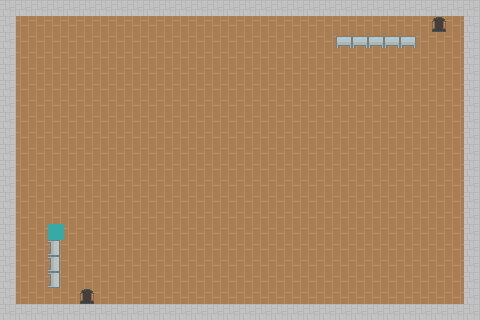

Below is a game level as drawn by its tile map, then a one-line description and the .tmx file that defines it, in full:
An orthogonal 30x20 tile map with 16x16 px tiles, 5 tile layers (Ground, Wall, Counter, Door, ...).

<map version="1.2" tiledversion="1.2.1" orientation="orthogonal" renderorder="right-down" width="30" height="20" tilewidth="16" tileheight="16" infinite="0" nextlayerid="9" nextobjectid="1">
 <tileset firstgid="1" name="TilePerso" tilewidth="16" tileheight="16" tilecount="28" columns="28">
  <image source="TilePerso.png" trans="ff00ff" width="448" height="16" />
 </tileset>
 <layer id="1" name="Ground" width="30" height="20" locked="1">
  <data encoding="csv">
0,0,0,0,0,0,0,0,0,0,0,0,0,0,0,0,0,0,0,0,0,0,0,0,0,0,0,0,0,0,
0,2,2,2,2,2,2,2,2,2,2,2,2,2,2,2,2,2,2,2,2,2,2,2,2,2,2,2,2,0,
0,2,2,2,2,2,2,2,2,2,2,2,2,2,2,2,2,2,2,2,2,2,2,2,2,2,2,2,2,0,
0,2,2,2,2,2,2,2,2,2,2,2,2,2,2,2,2,2,2,2,2,2,2,2,2,2,2,2,2,0,
0,2,2,2,2,2,2,2,2,2,2,2,2,2,2,2,2,2,2,2,2,2,2,2,2,2,2,2,2,0,
0,2,2,2,2,2,2,2,2,2,2,2,2,2,2,2,2,2,2,2,2,2,2,2,2,2,2,2,2,0,
0,2,2,2,2,2,2,2,2,2,2,2,2,2,2,2,2,2,2,2,2,2,2,2,2,2,2,2,2,0,
0,2,2,2,2,2,2,2,2,2,2,2,2,2,2,2,2,2,2,2,2,2,2,2,2,2,2,2,2,0,
0,2,2,2,2,2,2,2,2,2,2,2,2,2,2,2,2,2,2,2,2,2,2,2,2,2,2,2,2,0,
0,2,2,2,2,2,2,2,2,2,2,2,2,2,2,2,2,2,2,2,2,2,2,2,2,2,2,2,2,0,
0,2,2,2,2,2,2,2,2,2,2,2,2,2,2,2,2,2,2,2,2,2,2,2,2,2,2,2,2,0,
0,2,2,2,2,2,2,2,2,2,2,2,2,2,2,2,2,2,2,2,2,2,2,2,2,2,2,2,2,0,
0,2,2,2,2,2,2,2,2,2,2,2,2,2,2,2,2,2,2,2,2,2,2,2,2,2,2,2,2,0,
0,2,2,2,2,2,2,2,2,2,2,2,2,2,2,2,2,2,2,2,2,2,2,2,2,2,2,2,2,0,
0,2,2,2,2,2,2,2,2,2,2,2,2,2,2,2,2,2,2,2,2,2,2,2,2,2,2,2,2,0,
0,2,2,2,2,2,2,2,2,2,2,2,2,2,2,2,2,2,2,2,2,2,2,2,2,2,2,2,2,0,
0,2,2,2,2,2,2,2,2,2,2,2,2,2,2,2,2,2,2,2,2,2,2,2,2,2,2,2,2,0,
0,2,2,2,2,2,2,2,2,2,2,2,2,2,2,2,2,2,2,2,2,2,2,2,2,2,2,2,2,0,
0,2,2,2,2,2,2,2,2,2,2,2,2,2,2,2,2,2,2,2,2,2,2,2,2,2,2,2,2,0,
0,0,0,0,0,0,0,0,0,0,0,0,0,0,0,0,0,0,0,0,0,0,0,0,0,0,0,0,0,0
</data>
 </layer>
 <layer id="2" name="Wall" width="30" height="20" locked="1">
  <data encoding="csv">
2684354563,2684354563,2684354563,2684354563,2684354563,2684354563,2684354563,2684354563,2684354563,2684354563,2684354563,2684354563,2684354563,2684354563,2684354563,2684354563,2684354563,2684354563,2684354563,2684354563,2684354563,2684354563,2684354563,2684354563,2684354563,2684354563,2684354563,2684354563,2684354563,2684354563,
2684354563,0,0,0,0,0,0,0,0,0,0,0,0,0,0,0,0,0,0,0,0,0,0,0,0,0,0,0,0,2684354563,
2684354563,0,0,0,0,0,0,0,0,0,0,0,0,0,0,0,0,0,0,0,0,0,0,0,0,0,0,0,0,2684354563,
2684354563,0,0,0,0,0,0,0,0,0,0,0,0,0,0,0,0,0,0,0,0,0,0,0,0,0,0,0,0,2684354563,
2684354563,0,0,0,0,0,0,0,0,0,0,0,0,0,0,0,0,0,0,0,0,0,0,0,0,0,0,0,0,2684354563,
2684354563,0,0,0,0,0,0,0,0,0,0,0,0,0,0,0,0,0,0,0,0,0,0,0,0,0,0,0,0,2684354563,
2684354563,0,0,0,0,0,0,0,0,0,0,0,0,0,0,0,0,0,0,0,0,0,0,0,0,0,0,0,0,2684354563,
2684354563,0,0,0,0,0,0,0,0,0,0,0,0,0,0,0,0,0,0,0,0,0,0,0,0,0,0,0,0,2684354563,
2684354563,0,0,0,0,0,0,0,0,0,0,0,0,0,0,0,0,0,0,0,0,0,0,0,0,0,0,0,0,2684354563,
2684354563,0,0,0,0,0,0,0,0,0,0,0,0,0,0,0,0,0,0,0,0,0,0,0,0,0,0,0,0,2684354563,
2684354563,0,0,0,0,0,0,0,0,0,0,0,0,0,0,0,0,0,0,0,0,0,0,0,0,0,0,0,0,2684354563,
2684354563,0,0,0,0,0,0,0,0,0,0,0,0,0,0,0,0,0,0,0,0,0,0,0,0,0,0,0,0,2684354563,
2684354563,0,0,0,0,0,0,0,0,0,0,0,0,0,0,0,0,0,0,0,0,0,0,0,0,0,0,0,0,2684354563,
2684354563,0,0,0,0,0,0,0,0,0,0,0,0,0,0,0,0,0,0,0,0,0,0,0,0,0,0,0,0,2684354563,
2684354563,0,0,0,0,0,0,0,0,0,0,0,0,0,0,0,0,0,0,0,0,0,0,0,0,0,0,0,0,2684354563,
2684354563,0,0,0,0,0,0,0,0,0,0,0,0,0,0,0,0,0,0,0,0,0,0,0,0,0,0,0,0,2684354563,
2684354563,0,0,0,0,0,0,0,0,0,0,0,0,0,0,0,0,0,0,0,0,0,0,0,0,0,0,0,0,2684354563,
2684354563,0,0,0,0,0,0,0,0,0,0,0,0,0,0,0,0,0,0,0,0,0,0,0,0,0,0,0,0,2684354563,
2684354563,0,0,0,0,0,0,0,0,0,0,0,0,0,0,0,0,0,0,0,0,0,0,0,0,0,0,0,0,2684354563,
2684354563,2684354563,2684354563,2684354563,2684354563,2684354563,2684354563,2684354563,2684354563,2684354563,2684354563,2684354563,2684354563,2684354563,2684354563,2684354563,2684354563,2684354563,2684354563,2684354563,2684354563,2684354563,2684354563,2684354563,2684354563,2684354563,2684354563,2684354563,2684354563,2684354563
</data>
 </layer>
 <layer id="3" name="Counter" width="30" height="20" locked="1">
  <data encoding="csv">
0,0,0,0,0,0,0,0,0,0,0,0,0,0,0,0,0,0,0,0,0,0,0,0,0,0,0,0,0,0,
0,0,0,0,0,0,0,0,0,0,0,0,0,0,0,0,0,0,0,0,0,0,0,0,0,0,0,0,0,0,
0,0,0,0,0,0,0,0,0,0,0,0,0,0,0,0,0,0,0,0,0,9,9,9,9,9,0,0,0,0,
0,0,0,0,0,0,0,0,0,0,0,0,0,0,0,0,0,0,0,0,0,0,0,0,0,0,0,0,0,0,
0,0,0,0,0,0,0,0,0,0,0,0,0,0,0,0,0,0,0,0,0,0,0,0,0,0,0,0,0,0,
0,0,0,0,0,0,0,0,0,0,0,0,0,0,0,0,0,0,0,0,0,0,0,0,0,0,0,0,0,0,
0,0,0,0,0,0,0,0,0,0,0,0,0,0,0,0,0,0,0,0,0,0,0,0,0,0,0,0,0,0,
0,0,0,0,0,0,0,0,0,0,0,0,0,0,0,0,0,0,0,0,0,0,0,0,0,0,0,0,0,0,
0,0,0,0,0,0,0,0,0,0,0,0,0,0,0,0,0,0,0,0,0,0,0,0,0,0,0,0,0,0,
0,0,0,0,0,0,0,0,0,0,0,0,0,0,0,0,0,0,0,0,0,0,0,0,0,0,0,0,0,0,
0,0,0,0,0,0,0,0,0,0,0,0,0,0,0,0,0,0,0,0,0,0,0,0,0,0,0,0,0,0,
0,0,0,0,0,0,0,0,0,0,0,0,0,0,0,0,0,0,0,0,0,0,0,0,0,0,0,0,0,0,
0,0,0,0,0,0,0,0,0,0,0,0,0,0,0,0,0,0,0,0,0,0,0,0,0,0,0,0,0,0,
0,0,0,0,0,0,0,0,0,0,0,0,0,0,0,0,0,0,0,0,0,0,0,0,0,0,0,0,0,0,
0,0,0,0,0,0,0,0,0,0,0,0,0,0,0,0,0,0,0,0,0,0,0,0,0,0,0,0,0,0,
0,0,0,10,0,0,0,0,0,0,0,0,0,0,0,0,0,0,0,0,0,0,0,0,0,0,0,0,0,0,
0,0,0,10,0,0,0,0,0,0,0,0,0,0,0,0,0,0,0,0,0,0,0,0,0,0,0,0,0,0,
0,0,0,10,0,0,0,0,0,0,0,0,0,0,0,0,0,0,0,0,0,0,0,0,0,0,0,0,0,0,
0,0,0,0,0,0,0,0,0,0,0,0,0,0,0,0,0,0,0,0,0,0,0,0,0,0,0,0,0,0,
0,0,0,0,0,0,0,0,0,0,0,0,0,0,0,0,0,0,0,0,0,0,0,0,0,0,0,0,0,0
</data>
 </layer>
 <layer id="4" name="Door" width="30" height="20" locked="1">
  <data encoding="csv">
0,0,0,0,0,0,0,0,0,0,0,0,0,0,0,0,0,0,0,0,0,0,0,0,0,0,0,0,0,0,
0,0,0,0,0,0,0,0,0,0,0,0,0,0,0,0,0,0,0,0,0,0,0,0,0,0,0,7,0,0,
0,0,0,0,0,0,0,0,0,0,0,0,0,0,0,0,0,0,0,0,0,0,0,0,0,0,0,0,0,0,
0,0,0,0,0,0,0,0,0,0,0,0,0,0,0,0,0,0,0,0,0,0,0,0,0,0,0,0,0,0,
0,0,0,0,0,0,0,0,0,0,0,0,0,0,0,0,0,0,0,0,0,0,0,0,0,0,0,0,0,0,
0,0,0,0,0,0,0,0,0,0,0,0,0,0,0,0,0,0,0,0,0,0,0,0,0,0,0,0,0,0,
0,0,0,0,0,0,0,0,0,0,0,0,0,0,0,0,0,0,0,0,0,0,0,0,0,0,0,0,0,0,
0,0,0,0,0,0,0,0,0,0,0,0,0,0,0,0,0,0,0,0,0,0,0,0,0,0,0,0,0,0,
0,0,0,0,0,0,0,0,0,0,0,0,0,0,0,0,0,0,0,0,0,0,0,0,0,0,0,0,0,0,
0,0,0,0,0,0,0,0,0,0,0,0,0,0,0,0,0,0,0,0,0,0,0,0,0,0,0,0,0,0,
0,0,0,0,0,0,0,0,0,0,0,0,0,0,0,0,0,0,0,0,0,0,0,0,0,0,0,0,0,0,
0,0,0,0,0,0,0,0,0,0,0,0,0,0,0,0,0,0,0,0,0,0,0,0,0,0,0,0,0,0,
0,0,0,0,0,0,0,0,0,0,0,0,0,0,0,0,0,0,0,0,0,0,0,0,0,0,0,0,0,0,
0,0,0,0,0,0,0,0,0,0,0,0,0,0,0,0,0,0,0,0,0,0,0,0,0,0,0,0,0,0,
0,0,0,0,0,0,0,0,0,0,0,0,0,0,0,0,0,0,0,0,0,0,0,0,0,0,0,0,0,0,
0,0,0,0,0,0,0,0,0,0,0,0,0,0,0,0,0,0,0,0,0,0,0,0,0,0,0,0,0,0,
0,0,0,0,0,0,0,0,0,0,0,0,0,0,0,0,0,0,0,0,0,0,0,0,0,0,0,0,0,0,
0,0,0,0,0,0,0,0,0,0,0,0,0,0,0,0,0,0,0,0,0,0,0,0,0,0,0,0,0,0,
0,0,0,0,0,7,0,0,0,0,0,0,0,0,0,0,0,0,0,0,0,0,0,0,0,0,0,0,0,0,
0,0,0,0,0,0,0,0,0,0,0,0,0,0,0,0,0,0,0,0,0,0,0,0,0,0,0,0,0,0
</data>
 </layer>
 <layer id="5" name="Carte" width="30" height="20" locked="1">
  <data encoding="csv">
0,0,0,0,0,0,0,0,0,0,0,0,0,0,0,0,0,0,0,0,0,0,0,0,0,0,0,0,0,0,
0,0,0,0,0,0,0,0,0,0,0,0,0,0,0,0,0,0,0,0,0,0,0,0,0,0,0,0,0,0,
0,0,0,0,0,0,0,0,0,0,0,0,0,0,0,0,0,0,0,0,0,0,0,0,0,0,0,0,0,0,
0,0,0,0,0,0,0,0,0,0,0,0,0,0,0,0,0,0,0,0,0,0,0,0,0,0,0,0,0,0,
0,0,0,0,0,0,0,0,0,0,0,0,0,0,0,0,0,0,0,0,0,0,0,0,0,0,0,0,0,0,
0,0,0,0,0,0,0,0,0,0,0,0,0,0,0,0,0,0,0,0,0,0,0,0,0,0,0,0,0,0,
0,0,0,0,0,0,0,0,0,0,0,0,0,0,0,0,0,0,0,0,0,0,0,0,0,0,0,0,0,0,
0,0,0,0,0,0,0,0,0,0,0,0,0,0,0,0,0,0,0,0,0,0,0,0,0,0,0,0,0,0,
0,0,0,0,0,0,0,0,0,0,0,0,0,0,0,0,0,0,0,0,0,0,0,0,0,0,0,0,0,0,
0,0,0,0,0,0,0,0,0,0,0,0,0,0,0,0,0,0,0,0,0,0,0,0,0,0,0,0,0,0,
0,0,0,0,0,0,0,0,0,0,0,0,0,0,0,0,0,0,0,0,0,0,0,0,0,0,0,0,0,0,
0,0,0,0,0,0,0,0,0,0,0,0,0,0,0,0,0,0,0,0,0,0,0,0,0,0,0,0,0,0,
0,0,0,0,0,0,0,0,0,0,0,0,0,0,0,0,0,0,0,0,0,0,0,0,0,0,0,0,0,0,
0,0,0,0,0,0,0,0,0,0,0,0,0,0,0,0,0,0,0,0,0,0,0,0,0,0,0,0,0,0,
0,0,0,8,0,0,0,0,0,0,0,0,0,0,0,0,0,0,0,0,0,0,0,0,0,0,0,0,0,0,
0,0,0,0,0,0,0,0,0,0,0,0,0,0,0,0,0,0,0,0,0,0,0,0,0,0,0,0,0,0,
0,0,0,0,0,0,0,0,0,0,0,0,0,0,0,0,0,0,0,0,0,0,0,0,0,0,0,0,0,0,
0,0,0,0,0,0,0,0,0,0,0,0,0,0,0,0,0,0,0,0,0,0,0,0,0,0,0,0,0,0,
0,0,0,0,0,0,0,0,0,0,0,0,0,0,0,0,0,0,0,0,0,0,0,0,0,0,0,0,0,0,
0,0,0,0,0,0,0,0,0,0,0,0,0,0,0,0,0,0,0,0,0,0,0,0,0,0,0,0,0,0
</data>
 </layer>
</map>